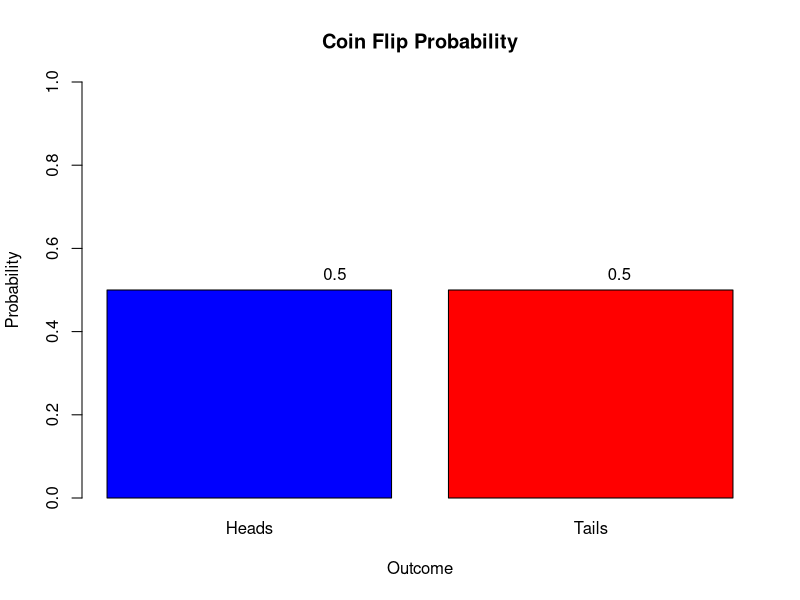
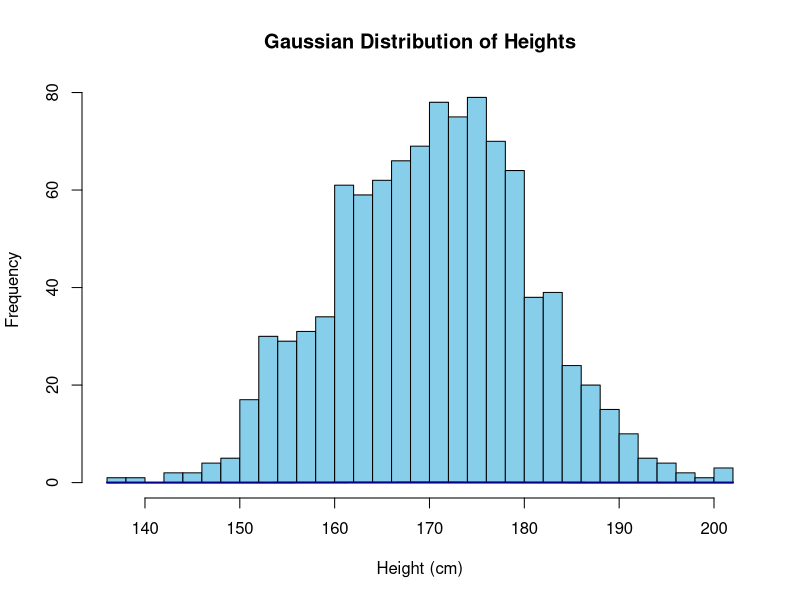

Recreate these plots in R, in order.
## ---- chunk 1
# Events and Sample Space Example

# Define the sample space for rolling a six-sided die
sample_space <- 1:6

# Define the event "rolling an even number"
event_A <- c(2, 4, 6)

# Define the event "rolling a number greater than 4"
event_B <- c(5, 6)

# Display the events and sample space
cat("Event A (Rolling an even number):", event_A, "\n")
cat("Event B (Rolling a number greater than 4):", event_B, "\n")
cat("Sample Space:", sample_space, "\n")
## ---- chunk 2
# Sample Space Example 2

# Define the sample space for flipping a coin
coin_sample_space <- c("Heads", "Tails")

# Display the sample space for flipping a coin
cat("Sample Space for Flipping a Coin:", coin_sample_space, "\n")

## ---- chunk 3
# Probability of an Event Example

# Number of favorable outcomes for event A
favorable_outcomes_A <- length(event_A)

# Total number of possible outcomes
total_outcomes <- length(sample_space)

# Calculate the probability of event A
probability_A <- favorable_outcomes_A / total_outcomes

# Display the probability of event A
cat("Probability of Event A (Rolling an even number):", probability_A, "\n")

## ---- chunk 4
# Set the probability of getting Heads
p_heads <- 0.5

# Calculate the probability of getting Tails
p_tails <- 1 - p_heads

# Create a bar plot
barplot(c(p_heads, p_tails), names.arg = c("Heads", "Tails"),
        col = c("blue", "red"), ylim = c(0, 1),
        main = "Coin Flip Probability",
        xlab = "Outcome", ylab = "Probability")

# Add probability labels to the bars
text(1:2, c(p_heads, p_tails), labels = c(p_heads, p_tails), pos = 3, col = "black")

## ---- chunk 5

## ---- chunk 6
# Set the parameters for the Gaussian distribution
mean_height <- 170  # mean height in centimeters
sd_height <- 10      # standard deviation of height

# Generate a sample of heights from a Gaussian distribution
num_samples <- 1000
heights <- rnorm(num_samples, mean = mean_height, sd = sd_height)

# Create a histogram to visualize the Gaussian distribution
hist(heights, breaks = 30, col = "skyblue", main = "Gaussian Distribution of Heights",
     xlab = "Height (cm)", ylab = "Frequency")

# Add a curve representing the theoretical Gaussian distribution
curve(dnorm(x, mean = mean_height, sd = sd_height), col = "darkblue", lwd = 2, add = TRUE)


